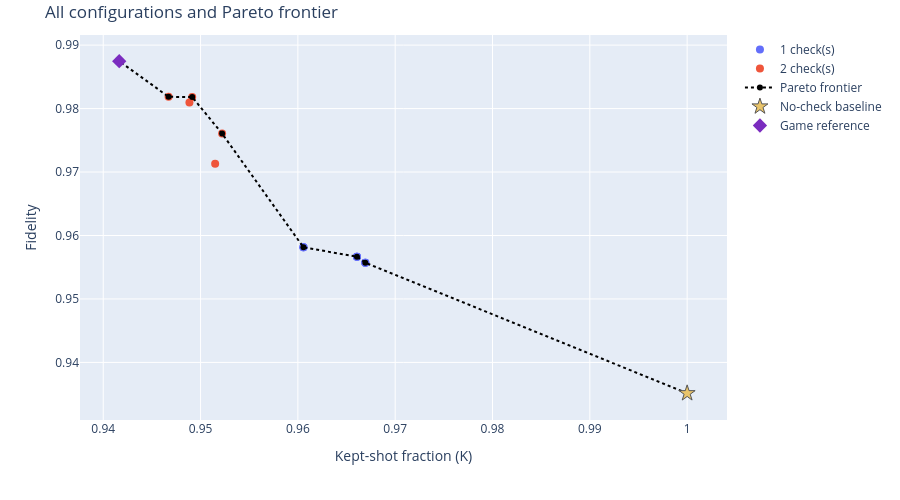

This figure's notebook cell:
### Code cell
# 5) Pareto plot: all checked configurations, coloured by number of checks, plus a continuous Pareto line.
print("Pareto frontier: fidelity versus kept shots")
pareto_fig = go.Figure()
all_points = []
for k, group in results.groupby("Checks inserted"):
    pareto_fig.add_trace(go.Scatter(
        x=group["Kept shots (%)"] / 100, y=group["Fidelity"], mode="markers",
        name=f"{int(k)} check(s)", marker=dict(size=8, color=PLOT_PALETTE[(int(k)-1) % len(PLOT_PALETTE)]),
        customdata=[
            [str(r["Requested target order"]), float(r["Trade-off error (lower is better)"]),
             float(r["Mean 2Q gates across stabilizer circuits"]), int(r["Representative circuit depth"])]
            for _, r in group.iterrows()
        ], hovertemplate="targets=%{customdata[0]}<br>K=%{x:.3f}<br>F=%{y:.4f}<br>objective=%{customdata[1]:.4f}<br>2Q gates=%{customdata[2]}<br>depth=%{customdata[3]}<extra></extra>"
    ))
    all_points.extend(zip(group["Kept shots (%)"].to_numpy(dtype=float) / 100, group["Fidelity"].to_numpy(dtype=float)))

# Include the no-check and game reference points in the Pareto analysis.
all_points.extend([
    (float(session.baseline["K"]), float(session.baseline["F"])),
    (float(session.par["K"]), float(session.par["F"])),
])
unique_points = sorted(set((float(k), float(f)) for k, f in all_points if np.isfinite(k) and np.isfinite(f)), key=lambda p: (-p[0], -p[1]))
pareto_points = []
best_f = -float("inf")
for k, f in unique_points:
    if f > best_f:
        pareto_points.append((k, f))
        best_f = f

if pareto_points:
    pareto_fig.add_trace(go.Scatter(
        x=[p[0] for p in pareto_points], y=[p[1] for p in pareto_points], mode="lines+markers",
        name="Pareto frontier", 
        line=dict(color="black", width=2, shape="linear", dash="dot"), 
        marker=dict(size=6, color="black")
    ))

pareto_fig.add_trace(go.Scatter(
    x=[session.baseline["K"]], y=[session.baseline["F"]], mode="markers", name="No-check baseline",
    marker=dict(size=12, symbol="star", color="#e9c46a", line=dict(width=1, color="#555555"))
))
pareto_fig.add_trace(go.Scatter(
    x=[session.par["K"]], y=[session.par["F"]], mode="markers", name="Game reference",
    marker=dict(size=11, symbol="diamond", color="#7b2cbf")
))
pareto_fig.update_layout(title="All configurations and Pareto frontier", xaxis_title="Kept-shot fraction (K)",
                         yaxis_title="Fidelity", height=500, margin=dict(t=35))
pareto_fig.show()

print(f"Best overall: {best_overall['Configuration']} — objective="
      f"{best_overall['Trade-off error (lower is better)']:.6f}, fidelity={best_overall['Fidelity']:.4f}, "
      f"kept shots={best_overall['Kept shots (%)']:.2f}%.")

### Figure 1 — Plotly figure (JSON) as saved in the notebook; plotly's stock layout.template omitted (floating-point values rounded to 4 significant figures)
{"data": [{"customdata": [["(0,)", 0.07412, 13, 37], ["(0, 1)", 0.07412, 13, 37], ["(0, 2)", 0.07412, 13, 37], ["(1,)", 0.07552, 12.14, 40], ["(1, 0)", 0.07552, 12.14, 40], ["(1, 2)", 0.07552, 12.14, 40], ["(2,)", 0.07645, 12.43, 36], ["(2, 0)", 0.07645, 12.43, 36], ["(2, 1)", 0.07645, 12.43, 36]], "hovertemplate": "targets=%{customdata[0]}<br>K=%{x:.3f}<br>F=%{y:.4f}<br>objective=%{customdata[1]:.4f}<br>2Q gates=%{customdata[2]}<br>depth=%{customdata[3]}<extra></extra>", "marker": {"color": "#636EFA", "size": 8}, "mode": "markers", "name": "1 check(s)", "type": "scatter", "x": [0.9606, 0.9606, 0.9606, 0.9661, 0.9661, 0.9661, 0.9669, 0.9669, 0.9669], "y": [0.9581, 0.9581, 0.9581, 0.9567, 0.9567, 0.9567, 0.9557, 0.9557, 0.9557]}, {"customdata": [["(0, 1)", 0.04511, 15.71, 44], ["(2, 1)", 0.05064, 14.71, 45], ["(2, 0)", 0.05065, 15.71, 39], ["(0, 2)", 0.05151, 16, 40], ["(1, 0)", 0.05635, 15.43, 43], ["(1, 2)", 0.06111, 15.43, 42]], "hovertemplate": "targets=%{customdata[0]}<br>K=%{x:.3f}<br>F=%{y:.4f}<br>objective=%{customdata[1]:.4f}<br>2Q gates=%{customdata[2]}<br>depth=%{customdata[3]}<extra></extra>", "marker": {"color": "#EF553B", "size": 8}, "mode": "markers", "name": "2 check(s)", "type": "scatter", "x": [0.9416, 0.9491, 0.9467, 0.9489, 0.9522, 0.9515], "y": [0.9875, 0.9818, 0.9819, 0.981, 0.9761, 0.9713]}, {"line": {"color": "black", "dash": "dot", "shape": "linear", "width": 2}, "marker": {"color": "black", "size": 6}, "mode": "lines+markers", "name": "Pareto frontier", "type": "scatter", "x": [1, 0.9669, 0.9661, 0.9606, 0.9522, 0.9491, 0.9467, 0.9416], "y": [0.9351, 0.9557, 0.9567, 0.9581, 0.9761, 0.9818, 0.9819, 0.9875]}, {"marker": {"color": "#e9c46a", "line": {"color": "#555555", "width": 1}, "size": 12, "symbol": "star"}, "mode": "markers", "name": "No-check baseline", "type": "scatter", "x": [1], "y": [0.9351]}, {"marker": {"color": "#7b2cbf", "size": 11, "symbol": "diamond"}, "mode": "markers", "name": "Game reference", "type": "scatter", "x": [0.9416], "y": [0.9875]}], "layout": {"height": 500, "margin": {"t": 35}, "title": {"text": "All configurations and Pareto frontier"}, "xaxis": {"title": {"text": "Kept-shot fraction (K)"}}, "yaxis": {"title": {"text": "Fidelity"}}}}
